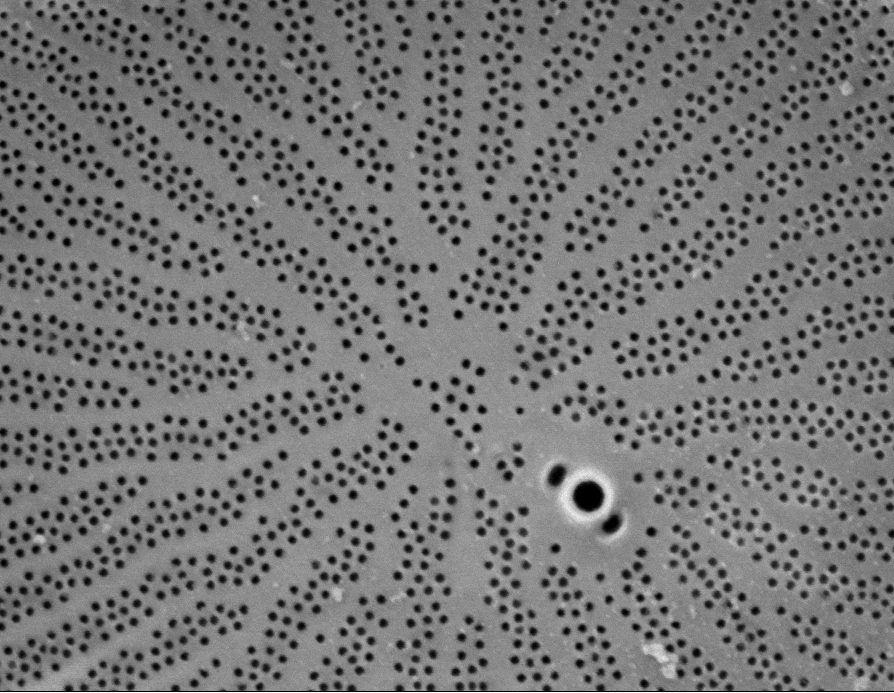
#> input picture work/CNMS/testing thresholds, blurs/cropped_Wild016.tif, 894 x 693 px, found by its file name
$ jupyter execute --allow-errors 'Wild016-adaptive w quantize.ipynb'
#> lines starting #> are read from the running program, lines starting #| are printed output that depends on the picture; after the words box and inside, x2 and y2 are one past the last pixel; in counts of white or black regions, pixels touching at a corner belong together
[cell 1]
#ADAPTIVE SKELETON WITH 3 COLORS SEEMS TO WORK BEST

import matplotlib.pyplot as plt
import cv2
img = cv2.imread('cropped_Wild016.tif')
#> img is the input picture: shape (693, 894, 3); min 0, max 255, mean 116.3
blur = cv2.blur(img,(15,15))
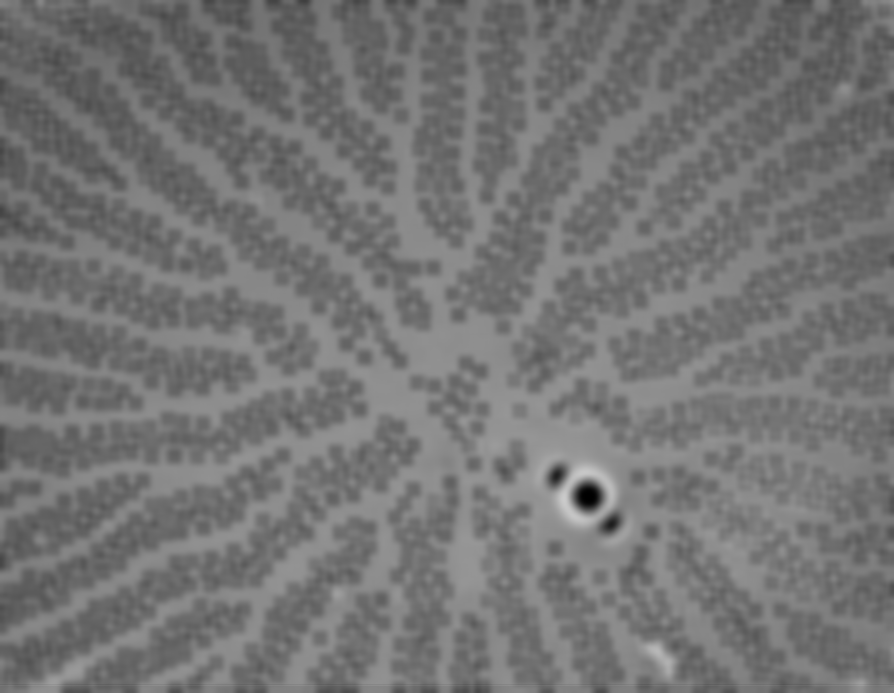
#> blur: shape (693, 894, 3); min 0, max 202, mean 116.2
from matplotlib.colors import LinearSegmentedColormap
cdict2 = {'red':   ((0.0, 0.0, 0.0),
                   (0.1, 1.0, 1.0),
                   (1.0, 1.0, 1.0)),

         'green': ((0.0, 0.0, 0.0),
                   (1.0, 0.0, 0.0)),

        'blue':  ((0.0, 0.0, 0.0),
                   (1.0, 0.0, 0.0))
        }
red2 = LinearSegmentedColormap('Red2', cdict2)
from skimage.filters import threshold_otsu
thotsu=threshold_otsu(blur)
#> thotsu = 118
otsublur = blur[:,:,0]> thotsu
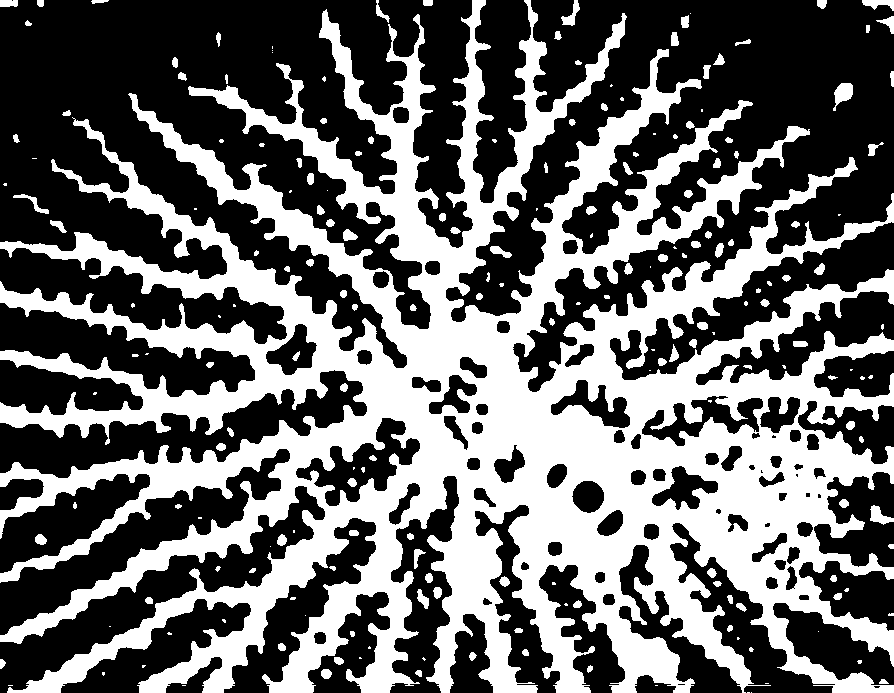
#> otsublur: shape (693, 894) bool; 40.8% white; 198 white regions (72 under 20 px), largest, box (x1, y1, x2, y2) and area: (0, 0, 894, 693) 244370, (833, 83, 853, 111) 316, (870, 505, 894, 525) 246

from skimage.morphology import skeletonize
otsuskeleton = skeletonize(otsublur)
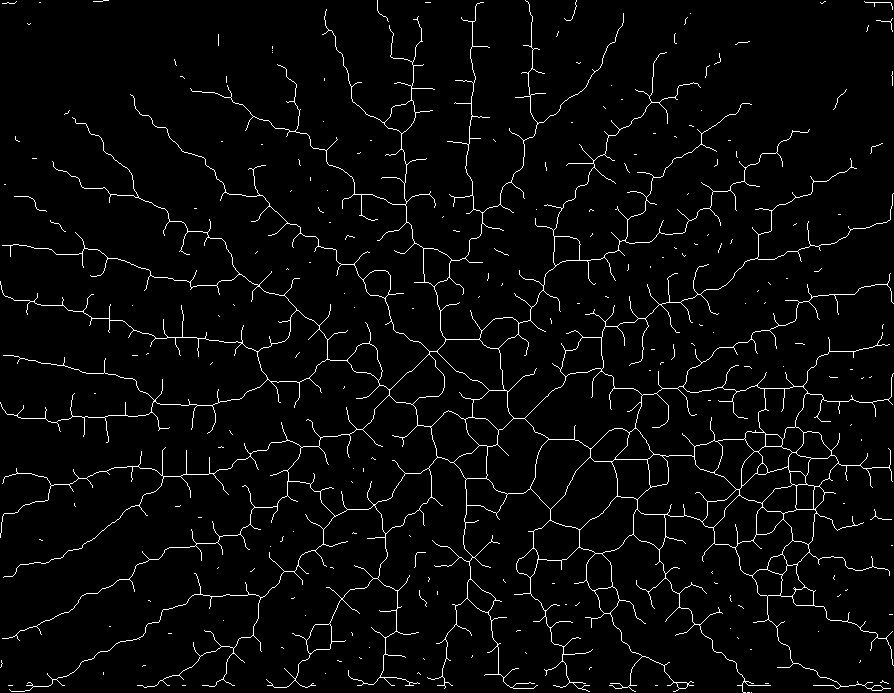
#> otsuskeleton: shape (693, 894) bool; 3.3% white in thin lines or dots
imgplot = plt.imshow(img, alpha=0.9)
ax = plt.subplot()
ax.imshow(otsuskeleton, cmap=red2, interpolation='sinc', alpha=.3)

[cell 2]
from PIL import Image
im=Image.open('cropped_Wild016.tif')
width, height=im.size
#> width = 894; height = 693

[cell 3]
import numpy as np
import cv2 as cv
from matplotlib import pyplot as plt
img = cv.imread('cropped_Wild016.tif',0)
#> img: shape (693, 894); min 0, max 255, mean 116.3
plt.hist(img.ravel(),256,[0,256])
plt.show()
#> figure, not shown here; tallest bar 15675 high, from x = 136 to 137

np.mean(img)
np.shape(img)
#> Out = (693, 894)

[cell 4]
im.quantize(3,0)

[cell 5]
image=im.quantize(3,0)
image.save('simple_Wild016.tif')
print(image)
#| <PIL.Image.Image image mode=P size=894x693 at 0x7FE6BF061410>
newimg = cv2.imread('simple_Wild016.tif')
plt.hist(newimg.ravel(),256,[0,255]); plt.show()
#> after `plt.hist(newimg.ravel(), 256, [0, 255])`:
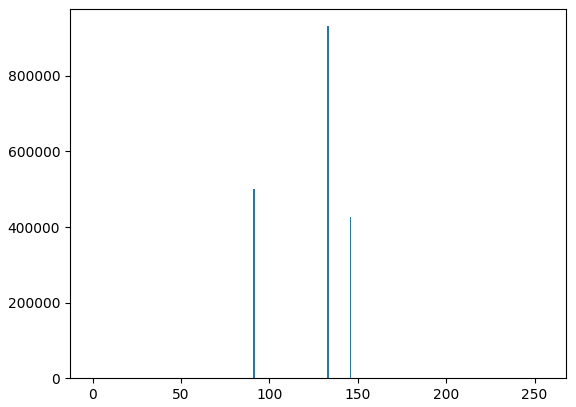
#> figure drawn by matplotlib, 1 panel; tallest bar 931521 high, from x = 132.5 to 133.5
print(newimg)
#> (printed output is left out)

newnewimg=newimg[:,:,0]

[cell 6]
maximum= np.amax(newimg)
#> maximum = 146
minimum=np.amin(newimg)
#> minimum = 91

newimg[np.where(newimg == [maximum])] = [255]
newimg[np.where(newimg == [minimum])] = [0]
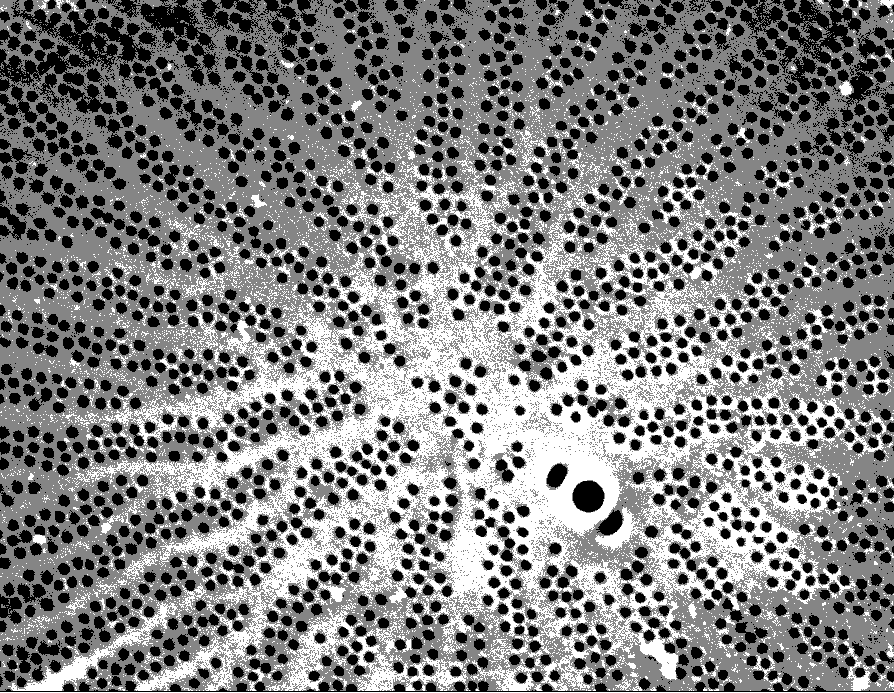
#> newimg: shape (693, 894, 3); min 0, max 255, mean 125.2
plt.imshow(newimg, cmap='gray')
newnewimg=newimg[:,:,0]

[cell 7]
ablur = cv2.blur(newnewimg,(32, 32))
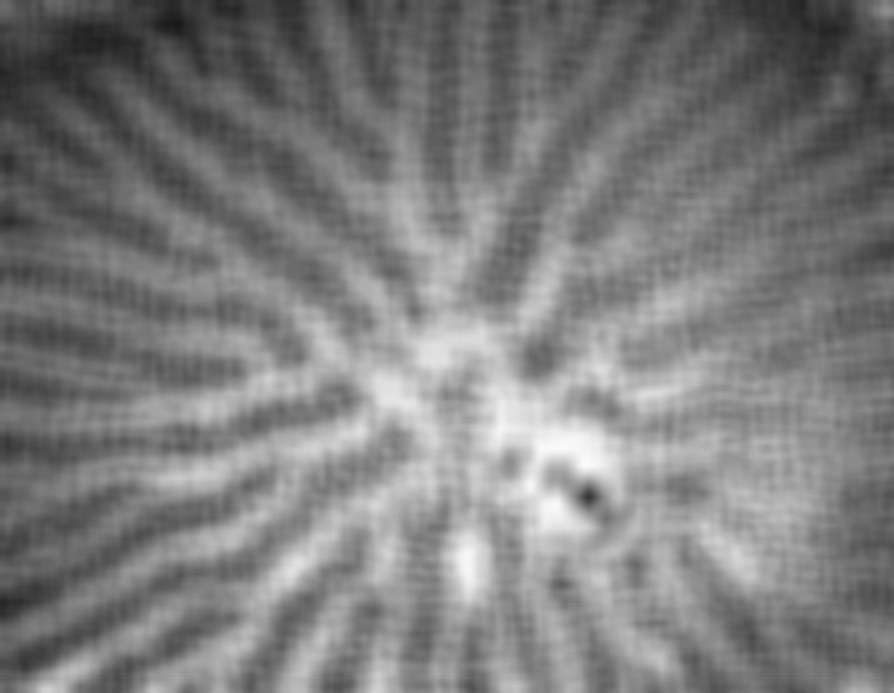
#> ablur: shape (693, 894); min 25, max 252, mean 125.1
a_mthres = cv2.adaptiveThreshold(ablur,1,cv2.ADAPTIVE_THRESH_MEAN_C,\
            cv2.THRESH_BINARY,71,4)
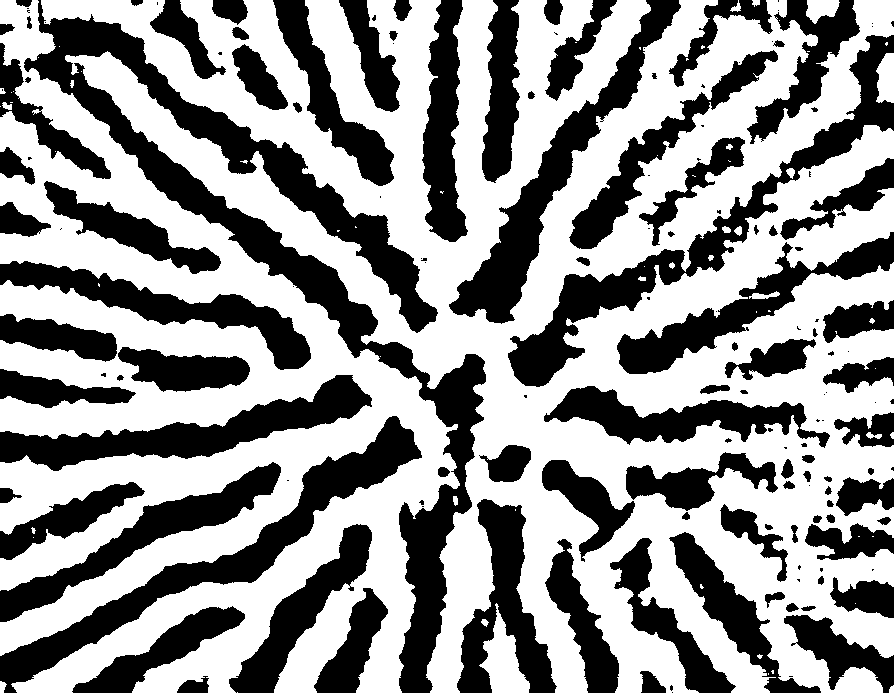
#> a_mthres: shape (693, 894); values 0 (black) and 1 (white), 58.1% white; 156 black regions (60 under 20 px), largest, box (x1, y1, x2, y2) and area: (24, 0, 486, 693) 40132, (508, 35, 894, 387) 14857, (0, 416, 422, 693) 14525

[cell 8]
#ADAPTIVE SKELETON
from skimage.morphology import skeletonize
adaptiveskeleton = skeletonize(a_mthres)
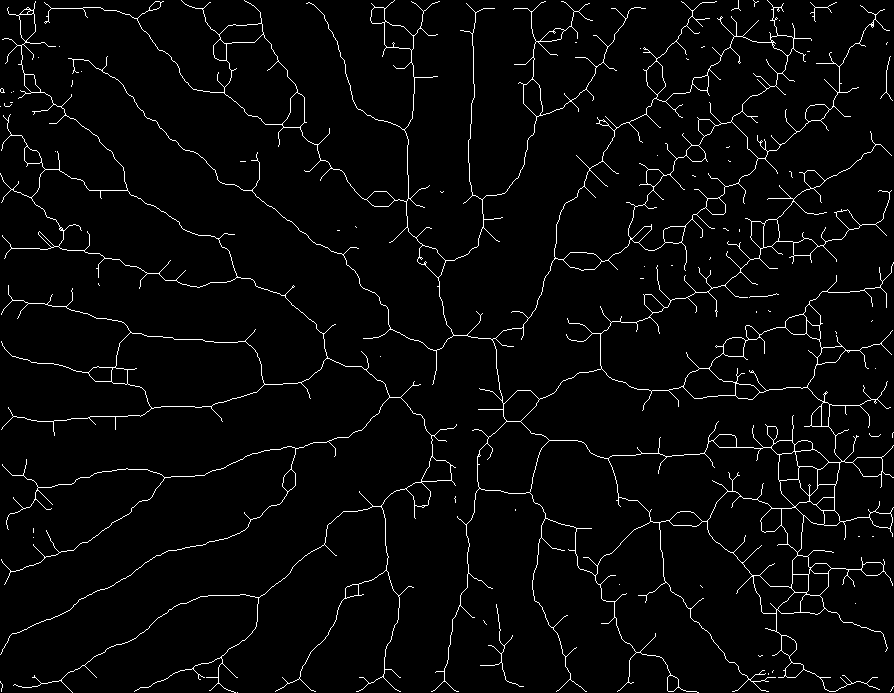
#> adaptiveskeleton: shape (693, 894) bool; 3.2% white in thin lines or dots
ax = plt.subplot()
ax.imshow(adaptiveskeleton, cmap=red2, interpolation='sinc')

[cell 9]
from skimage.morphology import remove_small_objects
cleanskel=remove_small_objects(adaptiveskeleton, min_size=50, connectivity=3)
#> cleanskel: shape (693, 894) bool; 3.1% white in thin lines or dots
plot = plt.subplot()
plot.imshow(cleanskel, interpolation='sinc')

$ run again, with work/CNMS/testing thresholds, blurs/cropped_Wild002.tif copied over work/CNMS/testing thresholds, blurs/cropped_Wild016.tif
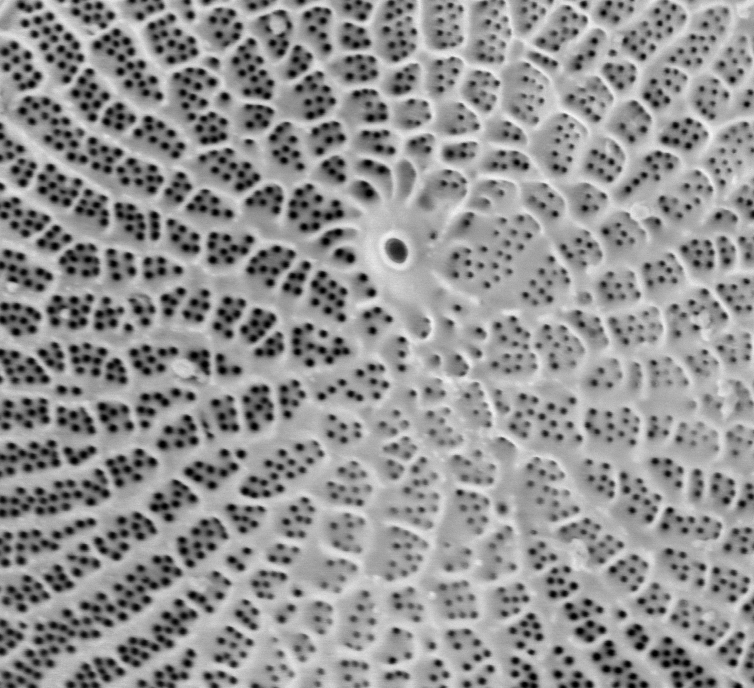
#> input picture work/CNMS/testing thresholds, blurs/cropped_Wild002.tif, 754 x 688 px, found by its file name
#> img is the input picture: shape (688, 754, 3); min 0, max 245, mean 146.3
#> thotsu = 138
#> `otsublur = blur[:,:,0]> thotsu`:
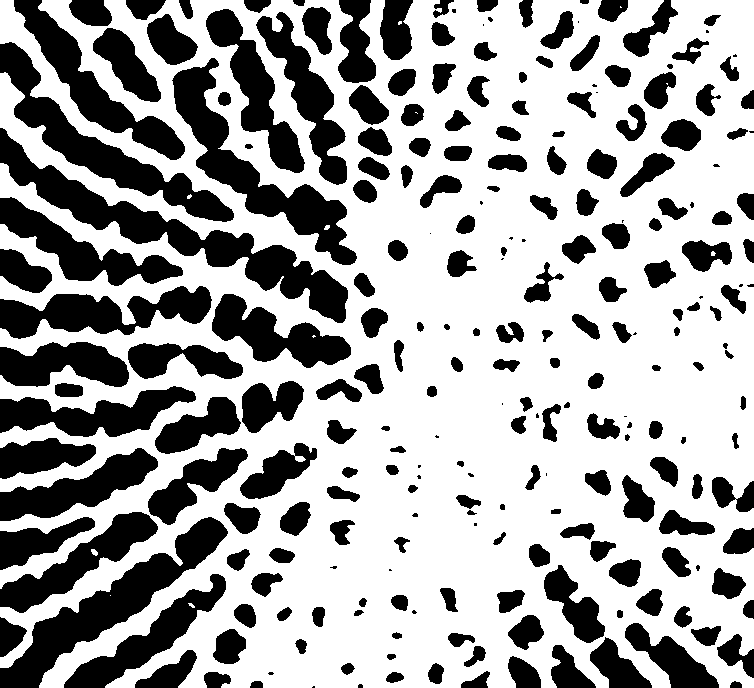
#> otsublur: shape (688, 754) bool; 64.7% white; 242 black regions (38 under 20 px), largest, box (x1, y1, x2, y2) and area: (0, 128, 348, 323) 11512, (0, 517, 228, 688) 9010, (172, 58, 357, 265) 8651
#> otsuskeleton: shape (688, 754) bool; 4% white in thin lines or dots
#> img: shape (688, 754)
#| <PIL.Image.Image image mode=P size=754x688 at 0x7FE6BF044250>
#> (printed output is left out)
#> maximum = 195
#> minimum = 109
#> a_mthres: shape (688, 754); values 0 (black) and 1 (white), 57.9% white; 84 black regions (6 under 20 px), largest, box (x1, y1, x2, y2) and area: (0, 0, 392, 338) 20030, (206, 0, 501, 226) 17920, (0, 199, 348, 367) 11760
#> `adaptiveskeleton = skeletonize(a_mthres)`:
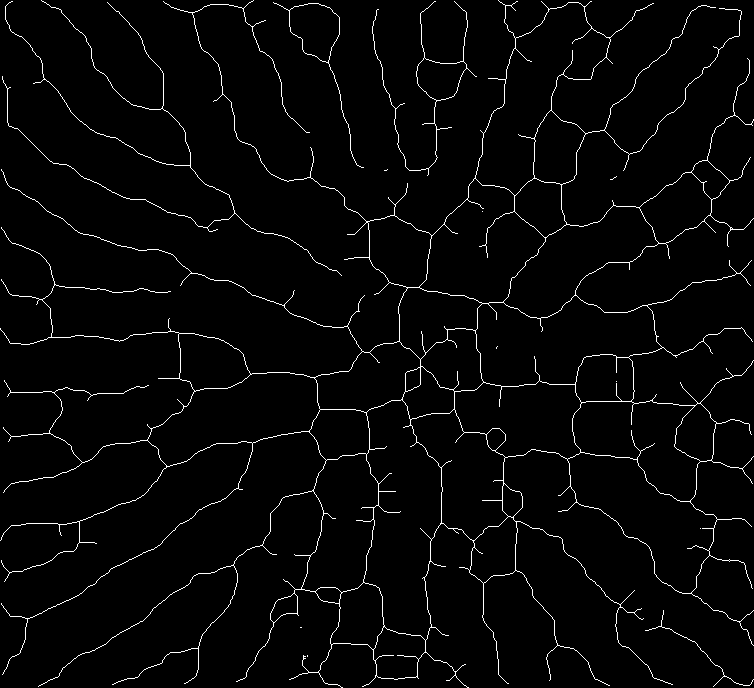
#> adaptiveskeleton: shape (688, 754) bool; 2.7% white in thin lines or dots
#> cleanskel: shape (688, 754) bool; 2.7% white in thin lines or dots

$ run again, with work/CNMS/testing thresholds, blurs/cropped_Wild004.tif copied over work/CNMS/testing thresholds, blurs/cropped_Wild016.tif
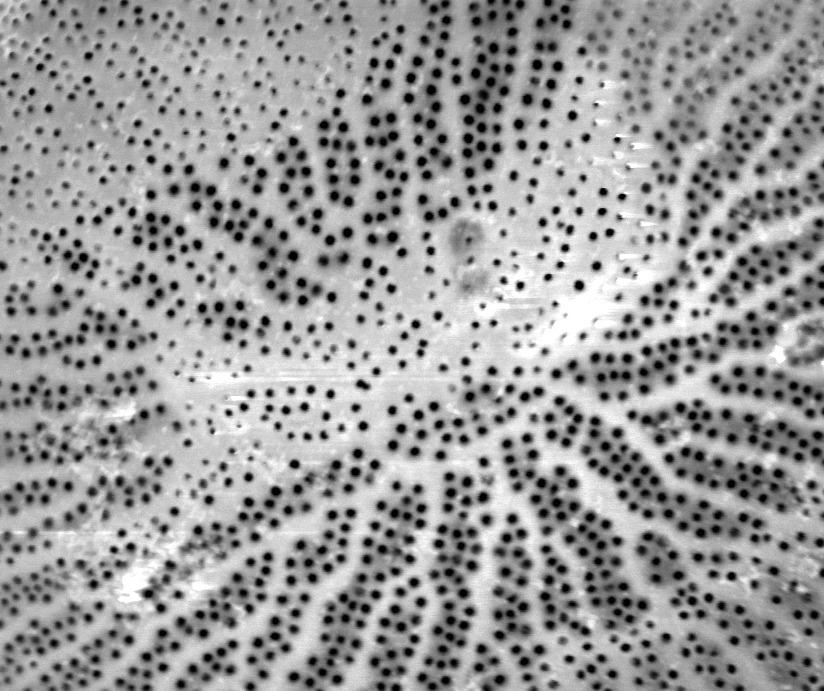
#> input picture work/CNMS/testing thresholds, blurs/cropped_Wild004.tif, 824 x 691 px, found by its file name
#> img is the input picture: shape (691, 824, 3); min 0, max 255, mean 153.9
#> thotsu = 153
#> `otsublur = blur[:,:,0]> thotsu`:
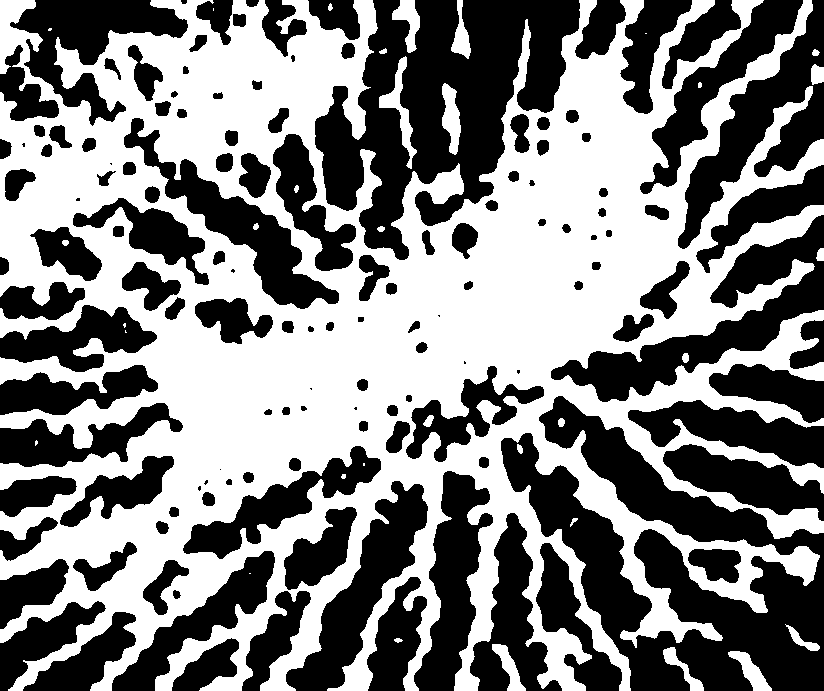
#> otsublur: shape (691, 824) bool; 51% white; 137 black regions (12 under 20 px), largest, box (x1, y1, x2, y2) and area: (501, 396, 824, 691) 39754, (315, 0, 580, 260) 34688, (551, 215, 824, 402) 13486
#> otsuskeleton: shape (691, 824) bool; 3.2% white in thin lines or dots
#> img: shape (691, 824)
#| <PIL.Image.Image image mode=P size=824x691 at 0x7FE6BF0759D0>
#> (printed output is left out)
#> maximum = 213
#> minimum = 110
#> a_mthres: shape (691, 824); values 0 (black) and 1 (white), 59.5% white; 134 black regions (30 under 20 px), largest, box (x1, y1, x2, y2) and area: (358, 0, 517, 323) 16359, (387, 364, 770, 550) 14130, (144, 452, 377, 691) 14028
#> `adaptiveskeleton = skeletonize(a_mthres)`:
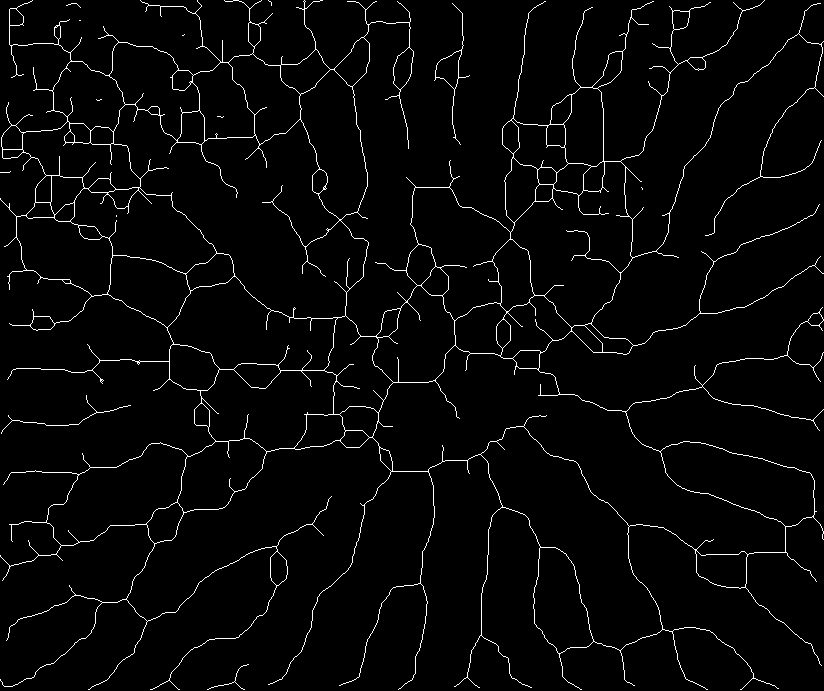
#> adaptiveskeleton: shape (691, 824) bool; 2.9% white in thin lines or dots
#> cleanskel: shape (691, 824) bool; 2.9% white in thin lines or dots
